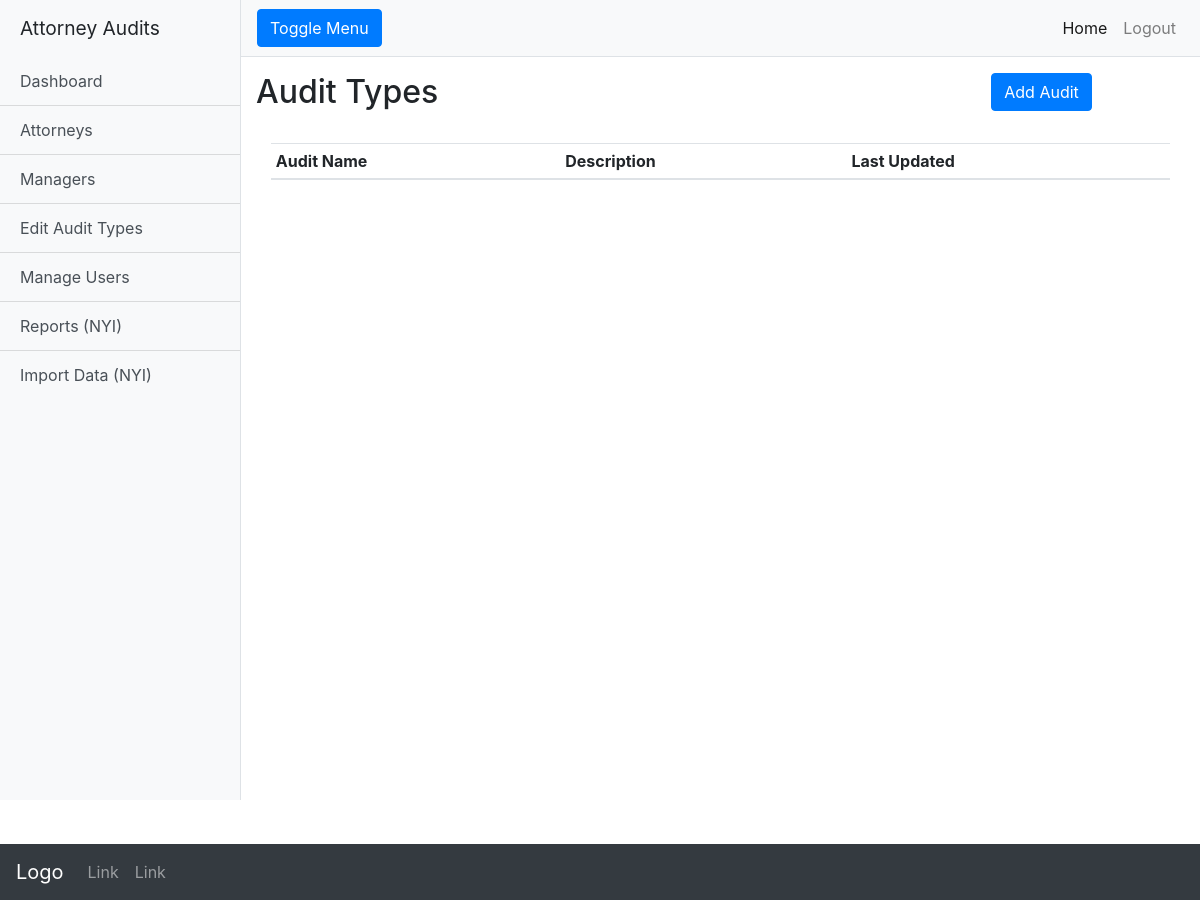
Page /audit/ on the earlier database version.
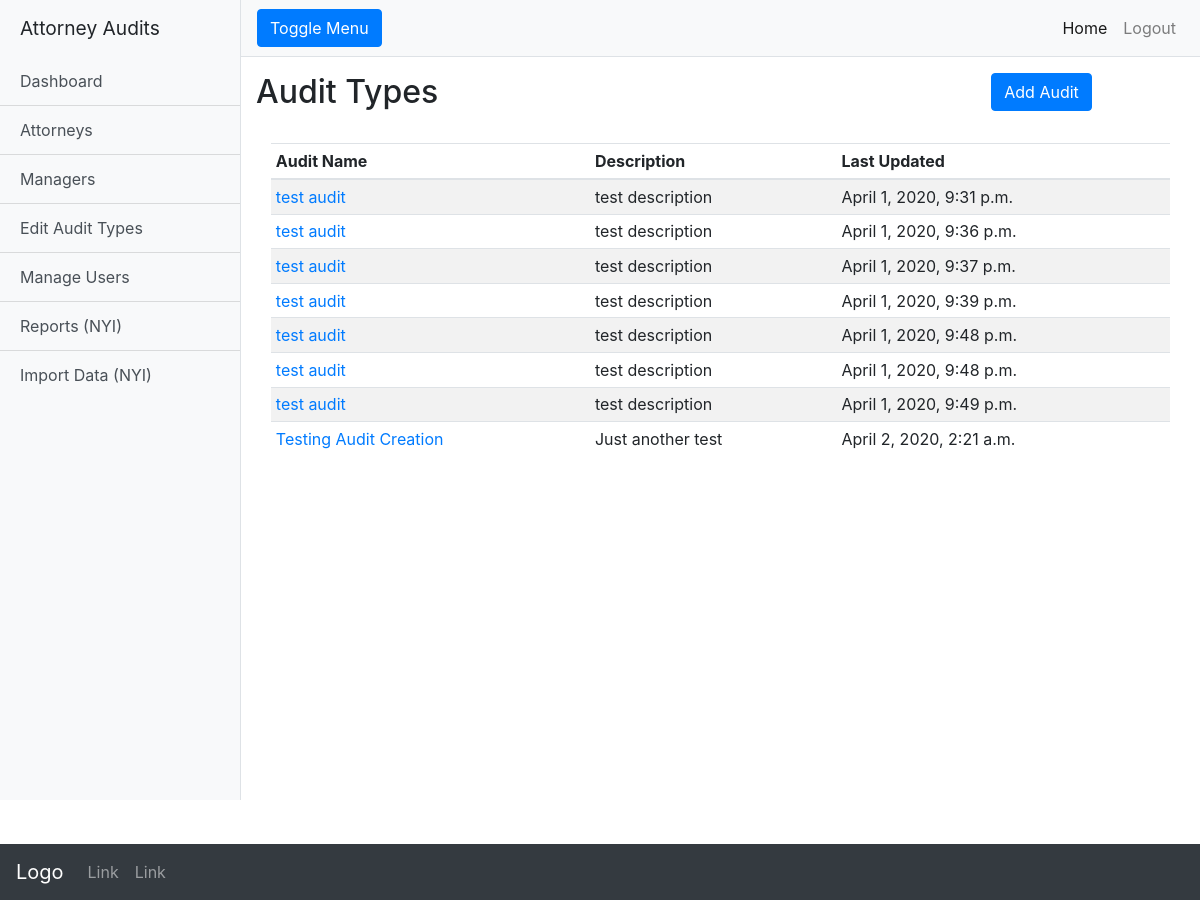
Same page on the later database version.
### audit_app/models.py (models this page shows)
class AuditType(models.Model):
    name = models.CharField(max_length=50)
    desc = models.TextField(blank=True)
    is_current = models.BooleanField(default=True)
    created_at = models.DateTimeField(auto_now_add=True)
    updated_at = models.DateTimeField(auto_now=True)

### audit_app/views.py (the view)
# urls.py: path('', views.view_list),
def view_list(request):
    print("\nIn audit view_list")
    audits = AuditType.objects.all()
    print(f"audits: {audits}")
    context = {
        "audits": audits,
    }
    return render(request, "audit_list.html", context)

### audit_app/templates/audit_list.html (shortened to what this page needs)
{% extends "_audit_base.html" %}
{% block content %}
  <div class="row mb-3">
    <div class="col">
      <h2>Audit Types</h2>
    </div>
    <div class="col-sm-3">
      <button class="btn btn-primary mx-3" onclick="window.location.href='/audit/add';">Add Audit</button>
    </div>
  </div>
  <div class="row my-4">
    <div class="col">
      <div class="container-fluid">
        <table class="table table-striped table-sm">
          <thead>
            <th>Audit Name</th>
            <th>Description</th>
            <th>Last Updated</th>
          </thead>
          <tbody>
            {% for audit in audits %}
            <tr>
              <td>
                <a href="/audit/details/{{ audit.id }}">{{ audit.name }}</a>
              </td>
              <td>{{ audit.desc|safe|truncatechars:50 }}</td>
              <td>{{ audit.updated_at }}</td>
            </tr>
            {% endfor %}
          </tbody>
        </table>
      </div>
    </div>
  </div>
{% endblock %}

Differences in the rows shown:
added AuditType: name "test audit", desc "test description", updated_at "April 1, 2020, 9:31 p.m."
added AuditType: name "test audit", desc "test description", updated_at "April 1, 2020, 9:36 p.m."
added AuditType: name "test audit", desc "test description", updated_at "April 1, 2020, 9:37 p.m."
added AuditType: name "test audit", desc "test description", updated_at "April 1, 2020, 9:39 p.m."
added AuditType: name "test audit", desc "test description", updated_at "April 1, 2020, 9:48 p.m."
added AuditType: name "test audit", desc "test description", updated_at "April 1, 2020, 9:48 p.m."
added AuditType: name "test audit", desc "test description", updated_at "April 1, 2020, 9:49 p.m."
added AuditType: name "Testing Audit Creation", desc "Just another test", updated_at "April 2, 2020, 2:21 a.m."
